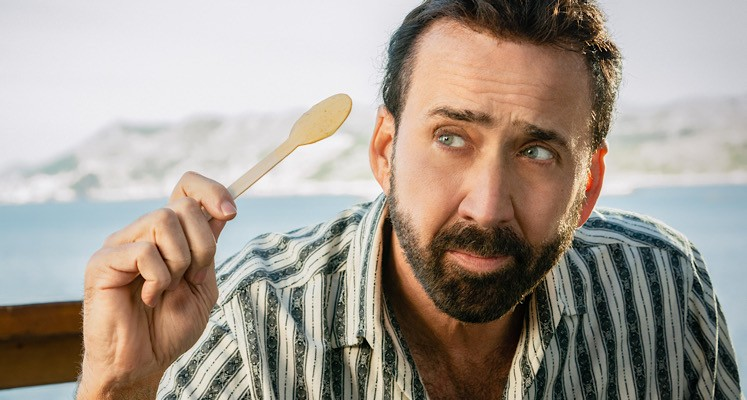
#> input picture example.jpg, 747 x 400 px
$ python opencv_basic_arithmetic.py
#> lines starting #> are read from the running program, lines starting #| are printed output that depends on the picture
import cv2
import numpy as np


image = cv2.imread("example.jpg")
#> image is the input picture: shape (400, 747, 3); mean B, G, R 145.3, 155.2, 165.1

bright_opencv = cv2.add(image, np.ones(image.shape, dtype=np.uint8) * 50)
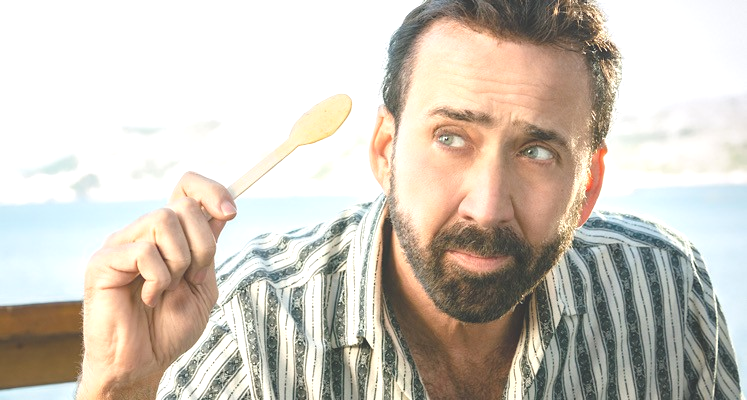
#> bright_opencv: shape (400, 747, 3); mean B, G, R 187.7, 198.4, 205.9
cv2.imshow("cv", bright_opencv)
cv2.waitKey()

bright_numpy = image.astype(np.int16) + 50
bright_numpy = np.clip(bright_numpy, 0, 255).astype(np.uint8)
cv2.imshow("np", bright_numpy)
cv2.waitKey()

burn_numpy = image.astype(np.int16) + 150
burn_numpy = np.clip(burn_numpy, 0, 255).astype(np.uint8)
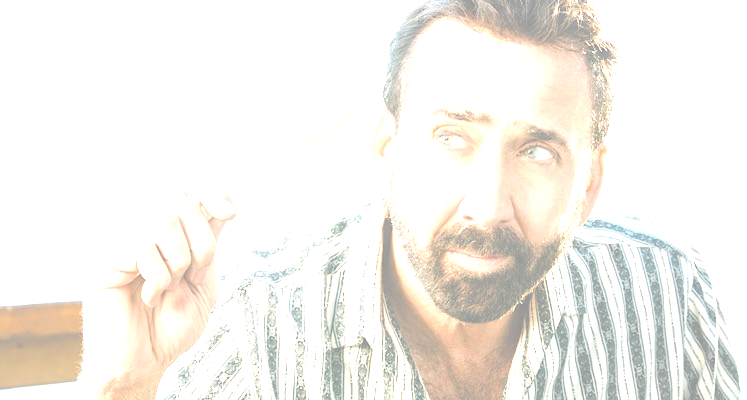
#> burn_numpy: shape (400, 747, 3); mean B, G, R 235.3, 240.8, 243.8
cv2.imshow("np", burn_numpy)
cv2.waitKey()

burn_opencv = cv2.add(image, np.ones(image.shape, dtype=np.uint8) * 150)
cv2.imshow("cv", burn_opencv)
cv2.waitKey()

dark_numpy = image.astype(np.int16) + -80
dark_numpy = np.clip(dark_numpy, 0, 255).astype(np.uint8)
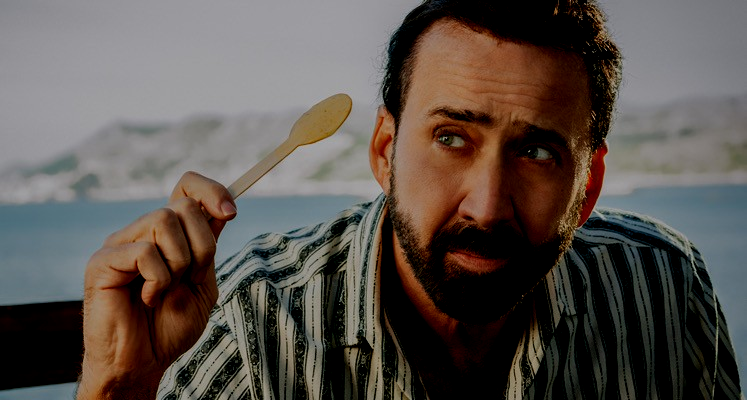
#> dark_numpy: shape (400, 747, 3); mean B, G, R 77.2, 83, 91.2
cv2.imshow("np", dark_numpy)
cv2.waitKey()

dark_opencv = cv2.subtract(image, np.ones(image.shape, dtype=np.uint8) * 80)
cv2.imshow("cv", dark_opencv)
cv2.waitKey()

colors= np.clip(image.astype(np.int16) + [10, -20, 30], 0, 255).astype(np.uint8)
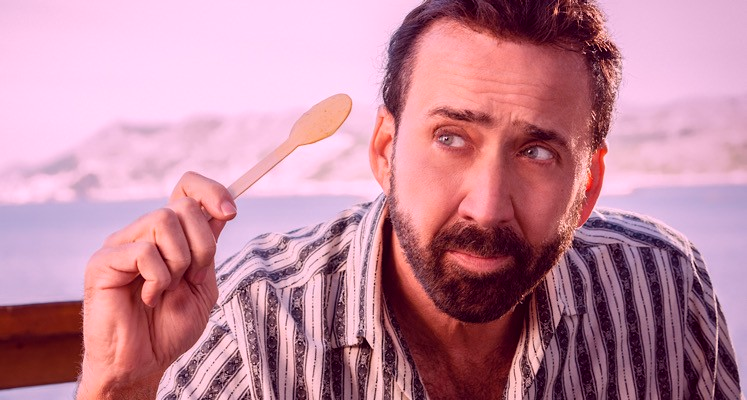
#> colors: shape (400, 747, 3); mean B, G, R 155.3, 135.4, 192.7
cv2.imshow("colors", colors)
cv2.waitKey()

M = np.float32([[1, 0, 30], [0, 1, 40]])
shifted1 = cv2.warpAffine(image, M, (image.shape[1], image.shape[0]))
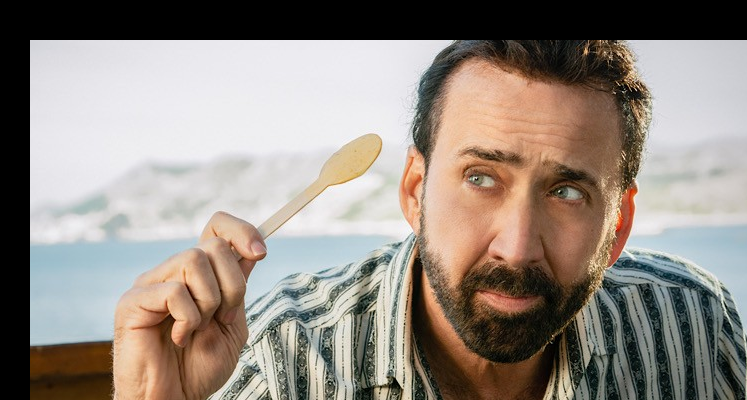
#> shifted1: shape (400, 747, 3); mean B, G, R 129.8, 138.2, 147.7

difference = cv2.absdiff(image, shifted1)
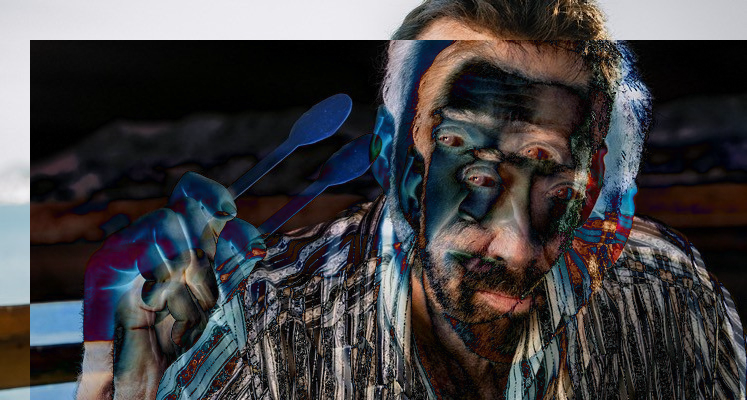
#> difference: shape (400, 747, 3); mean B, G, R 66.9, 64.5, 66.4
cv2.imshow("Różnica między obrazami", difference)
cv2.waitKey(0)

$ run again, with ex1.jpg copied over example.jpg
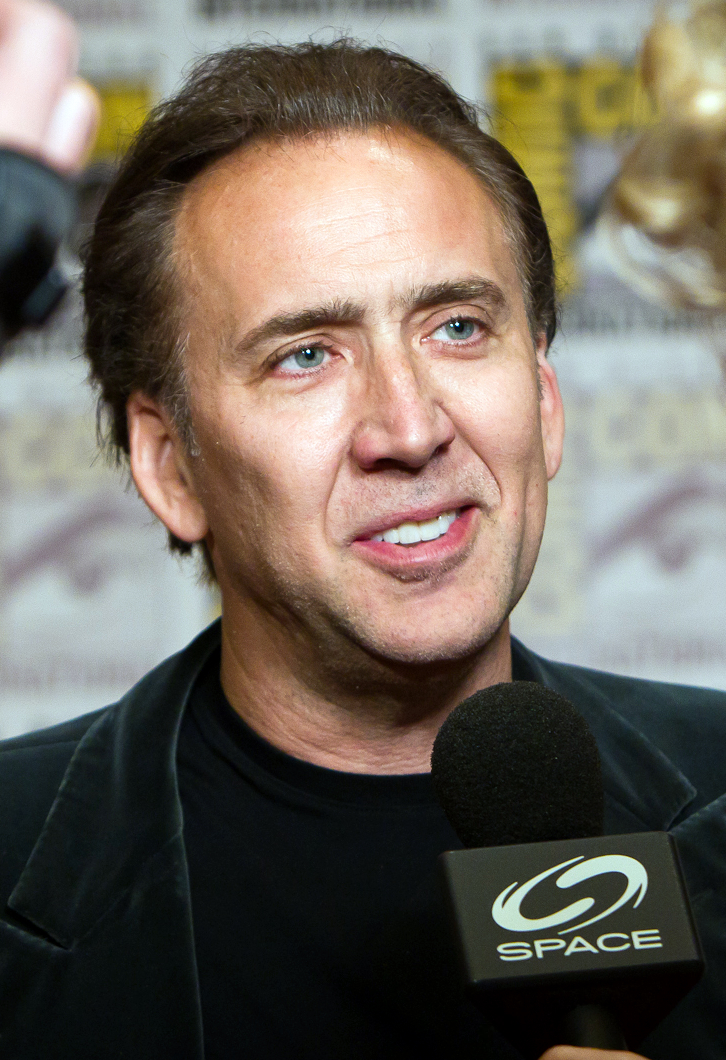
#> input picture ex1.jpg, 726 x 1060 px
#> image is the input picture: shape (1060, 726, 3); mean B, G, R 93.3, 103.6, 111.8
#> `shifted1 = cv2.warpAffine(image, M, (image.shape[1], image.shape[0]))`:
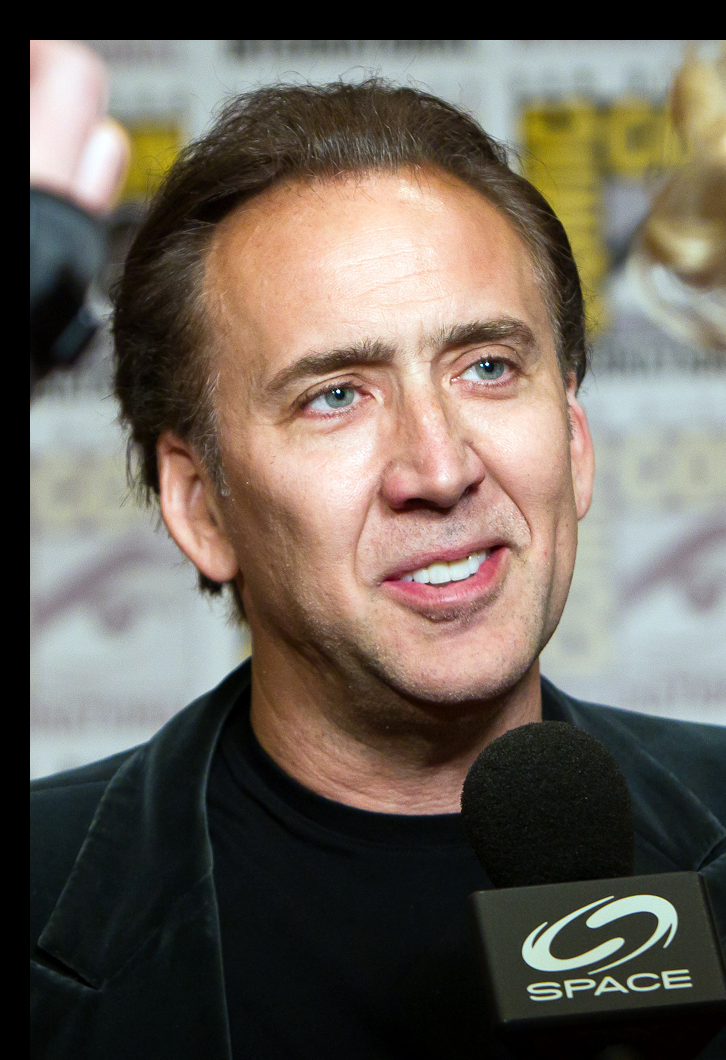
#> shifted1: shape (1060, 726, 3); mean B, G, R 88.6, 98.4, 106.8
#> `difference = cv2.absdiff(image, shifted1)`:
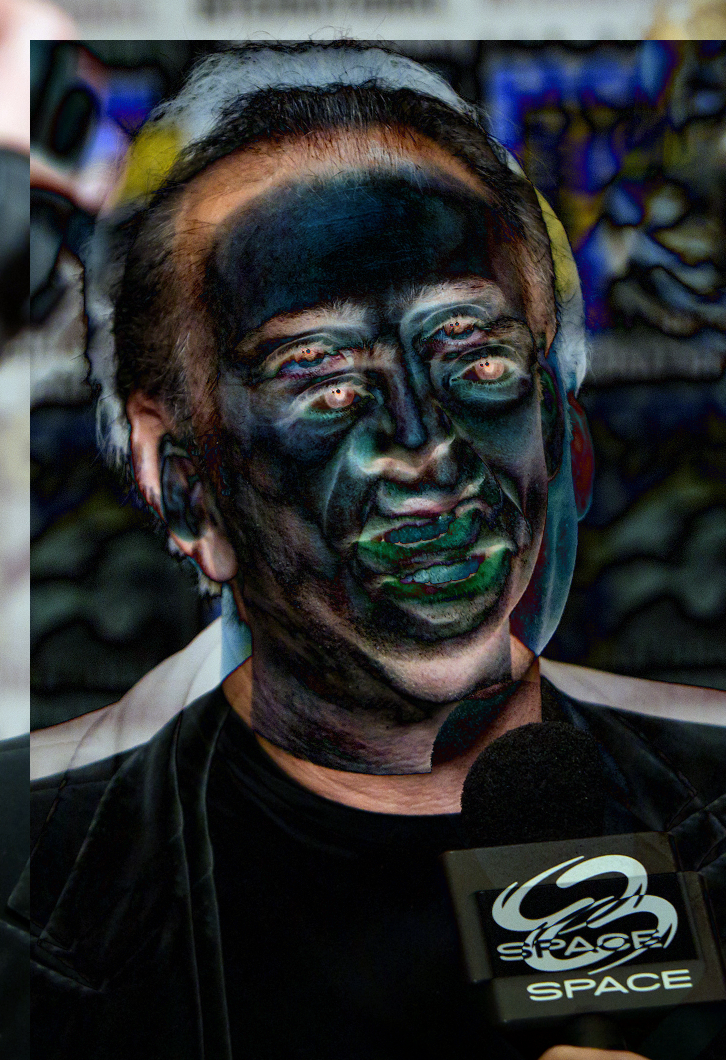
#> difference: shape (1060, 726, 3); mean B, G, R 48.8, 47.8, 45.7
